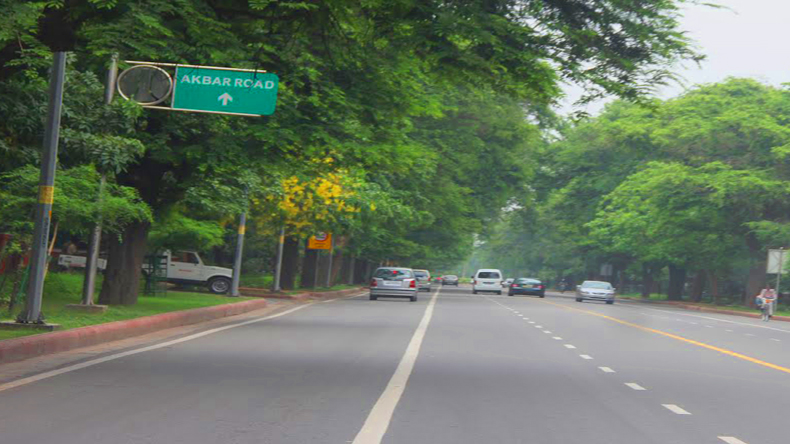
#> input picture Term1/Lesson1/CannyEdgeDetection/exit-ramp.jpg, 790 x 444 px
$ python CannyEdgeDetection.py
#> lines starting #> are read from the running program, lines starting #| are printed output that depends on the picture
#Import dependencies
import cv2
import matplotlib.pyplot as plt
import matplotlib.image as mpimg

#Read the image
image = mpimg.imread("exit-ramp.jpg")
#> image is the input picture: shape (444, 790, 3); mean R, G, B 103.5, 116.8, 97.9

#Convert the image to grayscale
gray = cv2.cvtColor(image, cv2.COLOR_RGB2GRAY)
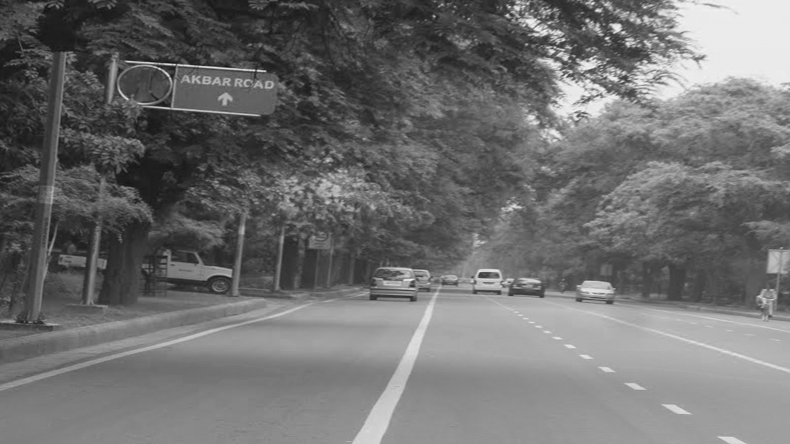
#> gray: shape (444, 790); min 16, max 245, mean 110.7

#Define the kernel size to apply gaussian blur
kernel = 5

#Apply the gaussian blur to supress any noise and spurious gradient in image
blur_gray = cv2.GaussianBlur(gray,(kernel,kernel),0)

#Define the threshold for the canny edge detection
#Strong edges(gradient) above this will be used as an edge
high_thrsld = 200

#Reject pixels below this threshold
low_thrsld = 100

#Do a canny edge detection on the gray scale image
edge = cv2.Canny(gray,low_thrsld,high_thrsld)
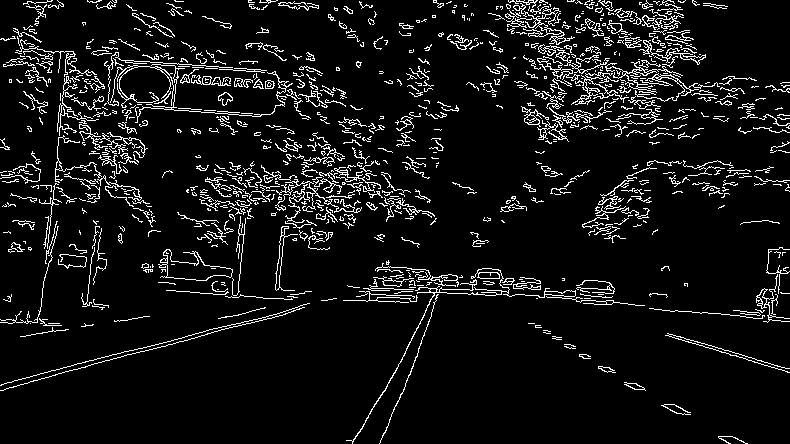
#> edge: shape (444, 790); 7.7% white in thin lines or dots

#Show the image
plt.imshow(edge, cmap = 'Greys_r')
plt.show()
